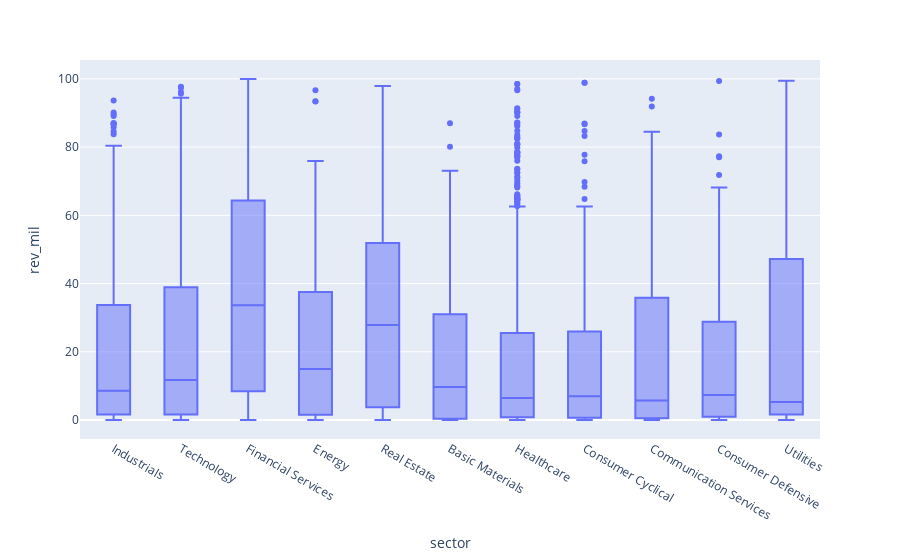

Notebook code cell kept with this figure:
### Code cell
fig = px.box(less_than_1bil, x="sector", y="rev_mil")
fig.show()

### Figure 1 — Plotly figure (JSON) as saved in the notebook; plotly's stock layout.template omitted (floating-point values rounded to 4 significant figures; data arrays with more than 128 entries replaced by an {"elided": "..."} marker saying what was removed)
{"data": [{"alignmentgroup": "True", "hovertemplate": "sector=%{x}<br>rev_mil=%{y}<extra></extra>", "legendgroup": "", "marker": {"color": "#636efa"}, "name": "", "notched": false, "offsetgroup": "", "orientation": "v", "showlegend": false, "type": "box", "x": {"elided": "1996 str values"}, "x0": " ", "xaxis": "x", "y": {"elided": "1996 float values"}, "y0": " ", "yaxis": "y"}], "layout": {"boxmode": "group", "legend": {"tracegroupgap": 0}, "margin": {"t": 60}, "xaxis": {"anchor": "y", "domain": [0, 1], "title": {"text": "sector"}}, "yaxis": {"anchor": "x", "domain": [0, 1], "title": {"text": "rev_mil"}}}}
